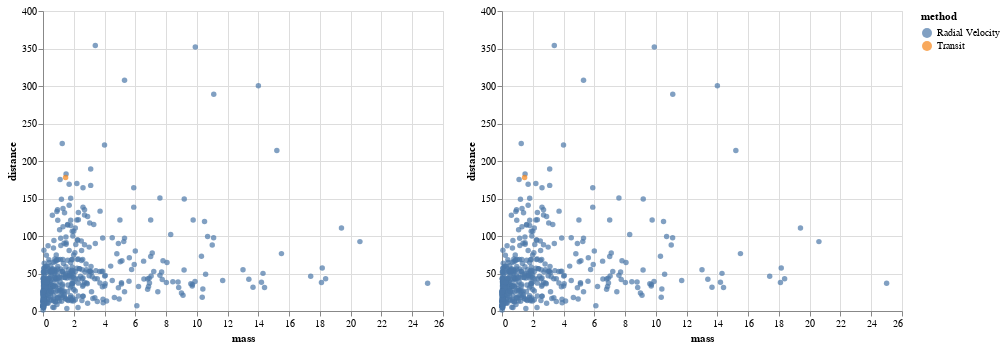

Notebook code for this chart:
### Code cell
c1|c2

### Figure 1 — Vega-Lite specification as saved in the notebook (floating-point values rounded to 4 significant figures; data arrays with more than 128 entries replaced by an {"elided": "..."} marker saying what was removed)
{"config": {"view": {"continuousWidth": 400, "continuousHeight": 300}}, "hconcat": [{"mark": "circle", "encoding": {"color": {"type": "nominal", "field": "method"}, "tooltip": [{"type": "quantitative", "field": "cluster"}, {"type": "quantitative", "field": "number"}], "x": {"type": "quantitative", "field": "mass"}, "y": {"type": "quantitative", "field": "distance"}}, "selection": {"selector002": {"type": "interval"}}}, {"mark": "circle", "encoding": {"color": {"type": "nominal", "field": "method"}, "x": {"type": "quantitative", "field": "mass"}, "y": {"type": "quantitative", "field": "distance"}}, "transform": [{"filter": {"selection": "selector002"}}]}], "data": {"name": "data-46f367cbef8db672a31f34a8bc1bc255"}, "$schema": "https://vega.github.io/schema/vega-lite/v4.8.1.json", "datasets": {"data-46f367cbef8db672a31f34a8bc1bc255": {"elided": "498 records"}}}
